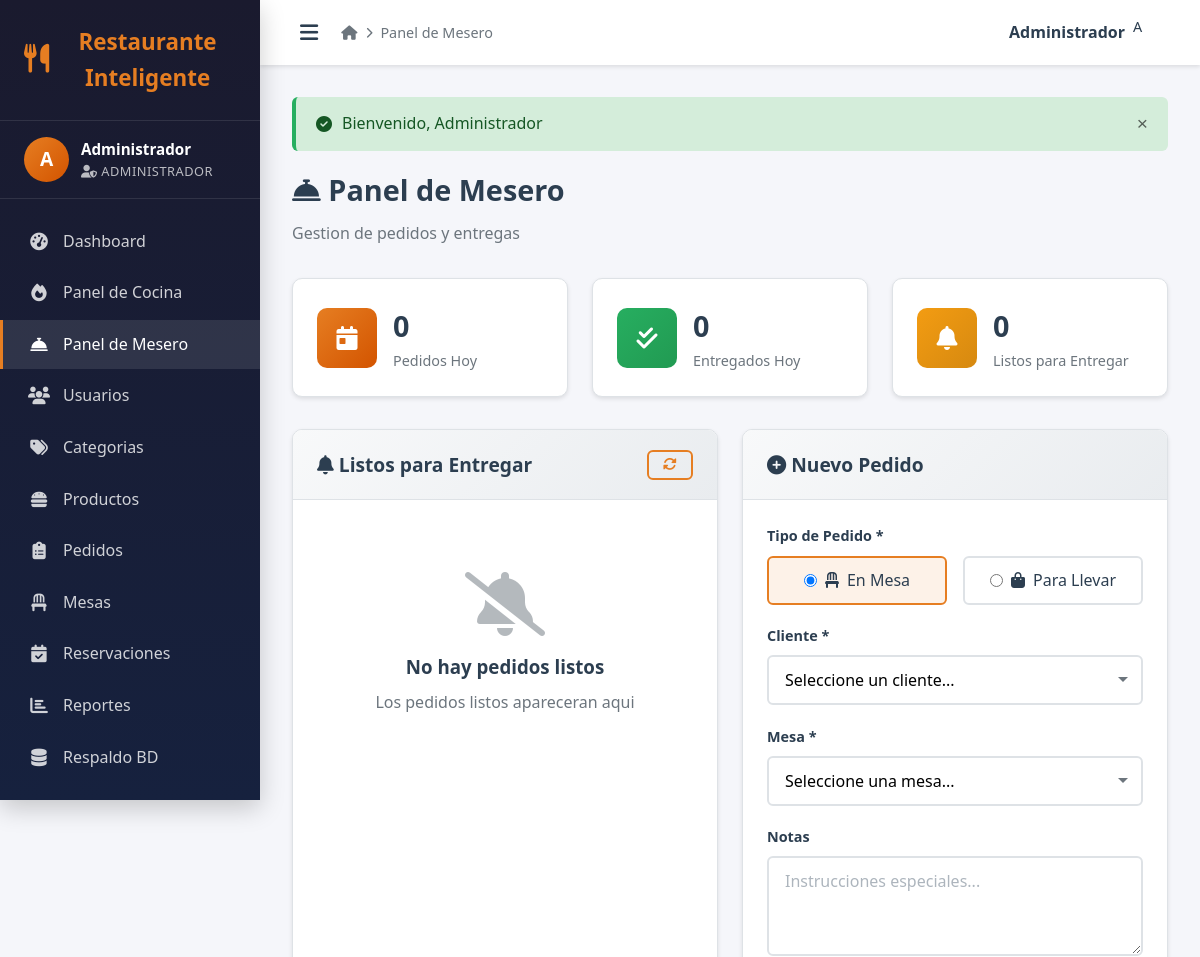
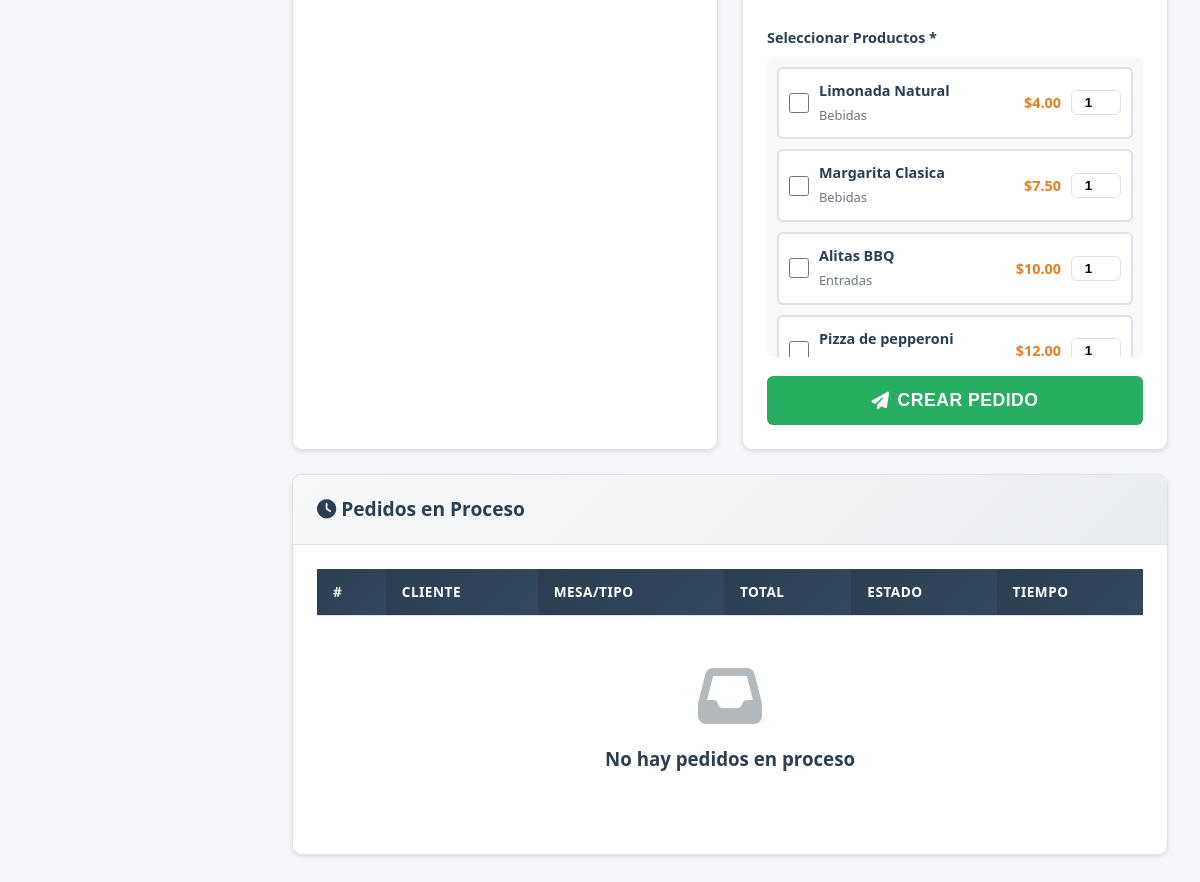
Page /admin/mesero.php (signed in) on the committed database (2 pictures, top to bottom).
### tables this page shows
CREATE TABLE `productos` (
  `id` int(11) unsigned NOT NULL AUTO_INCREMENT,
  `categoria_id` int(11) unsigned NOT NULL,
  `nombre` varchar(150) NOT NULL,
  `descripcion` text DEFAULT NULL,
  `precio` decimal(10,2) NOT NULL,
  `imagen` varchar(255) DEFAULT 'default.jpg',
  `disponible` tinyint(1) NOT NULL DEFAULT 1,
  `destacado` tinyint(1) NOT NULL DEFAULT 0,
  `fecha_creacion` timestamp NOT NULL DEFAULT current_timestamp(),
  PRIMARY KEY (`id`),
  KEY `fk_categoria` (`categoria_id`),
  CONSTRAINT `fk_productos_categoria` FOREIGN KEY (`categoria_id`) REFERENCES `categorias` (`id`) ON DELETE CASCADE
);

CREATE TABLE `categorias` (
  `id` int(11) unsigned NOT NULL AUTO_INCREMENT,
  `nombre` varchar(100) NOT NULL,
  `descripcion` text DEFAULT NULL,
  `icono` varchar(50) DEFAULT 'fa-utensils',
  `orden` int(11) NOT NULL DEFAULT 0,
  `activo` tinyint(1) NOT NULL DEFAULT 1,
  `fecha_creacion` timestamp NOT NULL DEFAULT current_timestamp(),
  PRIMARY KEY (`id`)
);

### includes/config.php (called while the page is built, shortened)
<?php
function formatMoney($amount) {
    return '$' . number_format((float)$amount, 2);
}

### admin/mesero.php (the view, shortened to what this page needs)
<?php
require_once '../includes/config.php';
require_once 'header.php';
$pedidos_listos = $db->query("
    SELECT p.*, u.nombre as cliente_nombre, m.numero as mesa_numero, m.ubicacion as mesa_ubicacion
    FROM pedidos p
    LEFT JOIN usuarios u ON p.cliente_id = u.id
    LEFT JOIN mesas m ON p.mesa_id = m.id
    WHERE p.estado = 'Listo'
    ORDER BY p.fecha_pedido ASC
")->fetchAll();
$pedidos_activos = $db->query("
    SELECT p.*, u.nombre as cliente_nombre, m.numero as mesa_numero
    FROM pedidos p
    LEFT JOIN usuarios u ON p.cliente_id = u.id
    LEFT JOIN mesas m ON p.mesa_id = m.id
    WHERE p.estado IN ('Pendiente', 'EnPreparacion')
    ORDER BY p.fecha_pedido DESC
    LIMIT 10
")->fetchAll();
$pedidos_hoy = $db->query("SELECT COUNT(*) FROM pedidos WHERE DATE(fecha_pedido) = CURDATE() AND estado != 'Cancelado'")->fetchColumn();
$entregados_hoy = $db->query("SELECT COUNT(*) FROM pedidos WHERE DATE(fecha_pedido) = CURDATE() AND estado = 'Entregado'")->fetchColumn();
$listos = count($pedidos_listos);
$productos = $db->query("SELECT p.id, p.nombre, p.precio, c.nombre as categoria FROM productos p JOIN categorias c ON p.categoria_id = c.id WHERE p.disponible = 1 ORDER BY c.nombre, p.nombre")->fetchAll();
?>
<h1 class="page-title"><i class="fas fa-concierge-bell"></i> Panel de Mesero</h1>
<p class="page-subtitle">Gestion de pedidos y entregas</p>
<div class="stats-grid">
    <div class="stat-card">
        <div class="stat-icon primary"><i class="fas fa-calendar-day"></i></div>
        <div class="stat-info">
            <h3><?php echo $pedidos_hoy; ?></h3>
            <p>Pedidos Hoy</p>
        </div>
    </div>
    <div class="stat-card">
        <div class="stat-icon success"><i class="fas fa-check-double"></i></div>
        <div class="stat-info">
            <h3><?php echo $entregados_hoy; ?></h3>
            <p>Entregados Hoy</p>
        </div>
    </div>
    <div class="stat-card">
        <div class="stat-icon warning"><i class="fas fa-bell"></i></div>
        <div class="stat-info">
            <h3><?php echo $listos; ?></h3>
            <p>Listos para Entregar</p>
        </div>
    </div>
</div>
<div class="grid grid-2">
    <div class="card">
        <div class="card-header">
            <h3><i class="fas fa-bell"></i> Listos para Entregar</h3>
            <button class="btn btn-sm btn-outline" onclick="location.reload()">
                <i class="fas fa-sync-alt"></i>
            </button>
        </div>
        <div class="card-body">
            <?php if (!empty($pedidos_listos)): ?>
            <div style="display: grid; grid-template-columns: repeat(auto-fill, minmax(220px, 1fr)); gap: 1rem;">
                <?php foreach ($pedidos_listos as $p): ?>
                <div class="entrega-card" onclick="if(confirm('Marcar pedido #<?php echo $p['id']; ?> como entregado?')) location.href='mesero.php?entregar=1&id=<?php echo $p['id']; ?>'">
                    <div class="numero">#<?php echo $p['id']; ?></div>
                    <div class="cliente">
                        <i class="fas fa-user"></i> <?php echo $p['cliente_nombre'] ?: 'Sin cliente'; ?>
                    </div>
                    <div class="mesa">
                        <i class="fas fa-<?php echo $p['tipo'] == 'Mesa' ? 'chair' : 'shopping-bag'; ?>"></i>
                        <?php echo $p['tipo'] == 'Mesa' ? ($p['mesa_numero'] ?: 'Sin mesa') : 'Para Llevar'; ?>
                    </div>
                    <div class="tipo">
                        <?php echo formatMoney($p['total']); ?>
                    </div>
                    <button class="btn btn-success btn-sm" style="margin-top: 1rem; width: 100%;" onclick="event.stopPropagation(); if(confirm('Marcar pedido #<?php echo $p['id']; ?> como entregado?')) location.href='mesero.php?entregar=1&id=<?php echo $p['id']; ?>'">
                        <i class="fas fa-hand-holding"></i> Entregar
                    </button>
                </div>
                <?php endforeach; ?>
            </div>
            <?php else: ?>
            <div class="empty-state">
                <i class="fas fa-bell-slash" style="font-size: 4rem;"></i>
                <h3>No hay pedidos listos</h3>
                <p>Los pedidos listos apareceran aqui</p>
            </div>
            <?php endif; ?>
        </div>
    </div>
    <div class="card">
        <div class="card-header">
            <h3><i class="fas fa-plus-circle"></i> Nuevo Pedido</h3>
        </div>
        <div class="card-body">
            <form method="POST" id="pedidoForm">
                <div class="form-group">
                    <label class="form-label">Tipo de Pedido *</label>
                    <div style="display: flex; gap: 1rem;">
                        <label style="display: flex; align-items: center; gap: 8px; cursor: pointer; padding: 10px 20px; border: 2px solid var(--color-border); border-radius: var(--radius-sm); flex: 1; justify-content: center; transition: var(--transition);" id="labelMesa" onclick="seleccionarTipo('Mesa')">
                            <input type="radio" name="tipo" value="Mesa" id="tipoMesa" checked style="width: auto;" onchange="cambiarTipo()">
                            <i class="fas fa-chair"></i> En Mesa
                        </label>
                        <label style="display: flex; align-items: center; gap: 8px; cursor: pointer; padding: 10px 20px; border: 2px solid var(--color-border); border-radius: var(--radius-sm); flex: 1; justify-content: center; transition: var(--transition);" id="labelLlevar" onclick="seleccionarTipo('ParaLlevar')">
                            <input type="radio" name="tipo" value="ParaLlevar" id="tipoLlevar" style="width: auto;" onchange="cambiarTipo()">
                            <i class="fas fa-shopping-bag"></i> Para Llevar
                        </label>
                    </div>
                </div>
                <div class="form-group">
                    <label class="form-label">Cliente *</label>
                    <select name="cliente_id" class="form-control" required>
                        <option value="">Seleccione un cliente...</option>
                    </select>
                </div>
                <div class="form-group" id="mesaGroup">
                    <label class="form-label">Mesa *</label>
                    <select name="mesa_id" class="form-control" id="mesaSelect">
                        <option value="">Seleccione una mesa...</option>
                    </select>
                </div>
                <div class="form-group">
                    <label class="form-label">Notas</label>
                    <textarea name="notas" class="form-control" rows="2" placeholder="Instrucciones especiales..."></textarea>
                </div>
                <div class="form-group">
                    <label class="form-label">Seleccionar Productos *</label>
                    <div class="pedido-rapido-grid" id="productosGrid">
                        <?php foreach ($productos as $prod): ?>
                        <div class="producto-check" data-id="<?php echo $prod['id']; ?>">
                            <input type="checkbox" name="productos[]" value="<?php echo $prod['id']; ?>" id="prod_<?php echo $prod['id']; ?>">
                            <label class="prod-info" for="prod_<?php echo $prod['id']; ?>">
                                <strong><?php echo $prod['nombre']; ?></strong>
                                <small><?php echo $prod['categoria']; ?></small>
                            </label>
                            <span class="precio"><?php echo formatMoney($prod['precio']); ?></span>
                            <input type="number" name="cantidades[]" value="1" min="1" max="20" class="qty-input">
                        </div>
                        <?php endforeach; ?>
                    </div>
                </div>
                <button type="submit" class="btn btn-success btn-block btn-lg">
                    <i class="fas fa-paper-plane"></i> Crear Pedido
                </button>
            </form>
        </div>
    </div>
</div>
<div class="card mt-3">
    <div class="card-header">
        <h3><i class="fas fa-clock"></i> Pedidos en Proceso</h3>
    </div>
    <div class="card-body">
        <div class="table-responsive">
            <table class="table">
                <thead>
                    <tr>
                        <th>#</th>
                        <th>Cliente</th>
                        <th>Mesa/Tipo</th>
                        <th>Total</th>
                        <th>Estado</th>
                        <th>Tiempo</th>
                    </tr>
                </thead>
            </table>
        </div>
        <?php if (empty($pedidos_activos)): ?>
        <div class="empty-state">
            <i class="fas fa-inbox"></i>
            <h3>No hay pedidos en proceso</h3>
        </div>
        <?php endif; ?>
    </div>
</div>
<?php require_once 'footer.php'; ?>

### admin/mesero.php (style rules this page uses)
.pedido-rapido-grid { display: grid; grid-template-columns: repeat(auto-fill, minmax(200px, 1fr)); gap: 10px; max-height: 300px; overflow-y: auto; padding: 10px; background: #f8f9fa; border-radius: var(--radius-sm); }
.producto-check { background: var(--color-white); border: 2px solid var(--color-border); border-radius: var(--radius-sm); padding: 10px; cursor: pointer; transition: var(--transition); display: flex; align-items: center; gap: 10px; }
.producto-check input[type="checkbox"] { width: 20px; height: 20px; cursor: pointer; flex-shrink: 0; }
.producto-check .prod-info { flex: 1; cursor: pointer; }
.producto-check .prod-info strong { display: block; font-size: 0.9rem; }
.producto-check .prod-info small { color: var(--color-gray); font-size: 0.8rem; }
.producto-check .precio { color: var(--color-primary); font-weight: 700; font-size: 0.9rem; white-space: nowrap; }
.producto-check .qty-input { width: 50px; text-align: center; border: 1px solid var(--color-border); border-radius: var(--radius-sm); padding: 4px; }

### rows in the picture
productos: nombre "Limonada Natural", categoria.nombre "Bebidas", precio "$4.00"
productos: nombre "Margarita Clasica", categoria.nombre "Bebidas", precio "$7.50"
productos: nombre "Alitas BBQ", categoria.nombre "Entradas", precio "$10.00"
productos: nombre "Pizza de pepperoni", precio "$12.00"

### other values in the picture
APP_NAME "Restaurante Inteligente"
substr($_SESSION['usuario_nombre'], 0, 1) "A"
$_SESSION['usuario_nombre'] "Administrador"
$_SESSION['usuario_rol'] "ADMINISTRADOR"
$pageTitle "Panel de Mesero"
$flash['mensaje'] "Bienvenido, Administrador"
$pedidos_hoy "0"
$entregados_hoy "0"
$listos "0"
